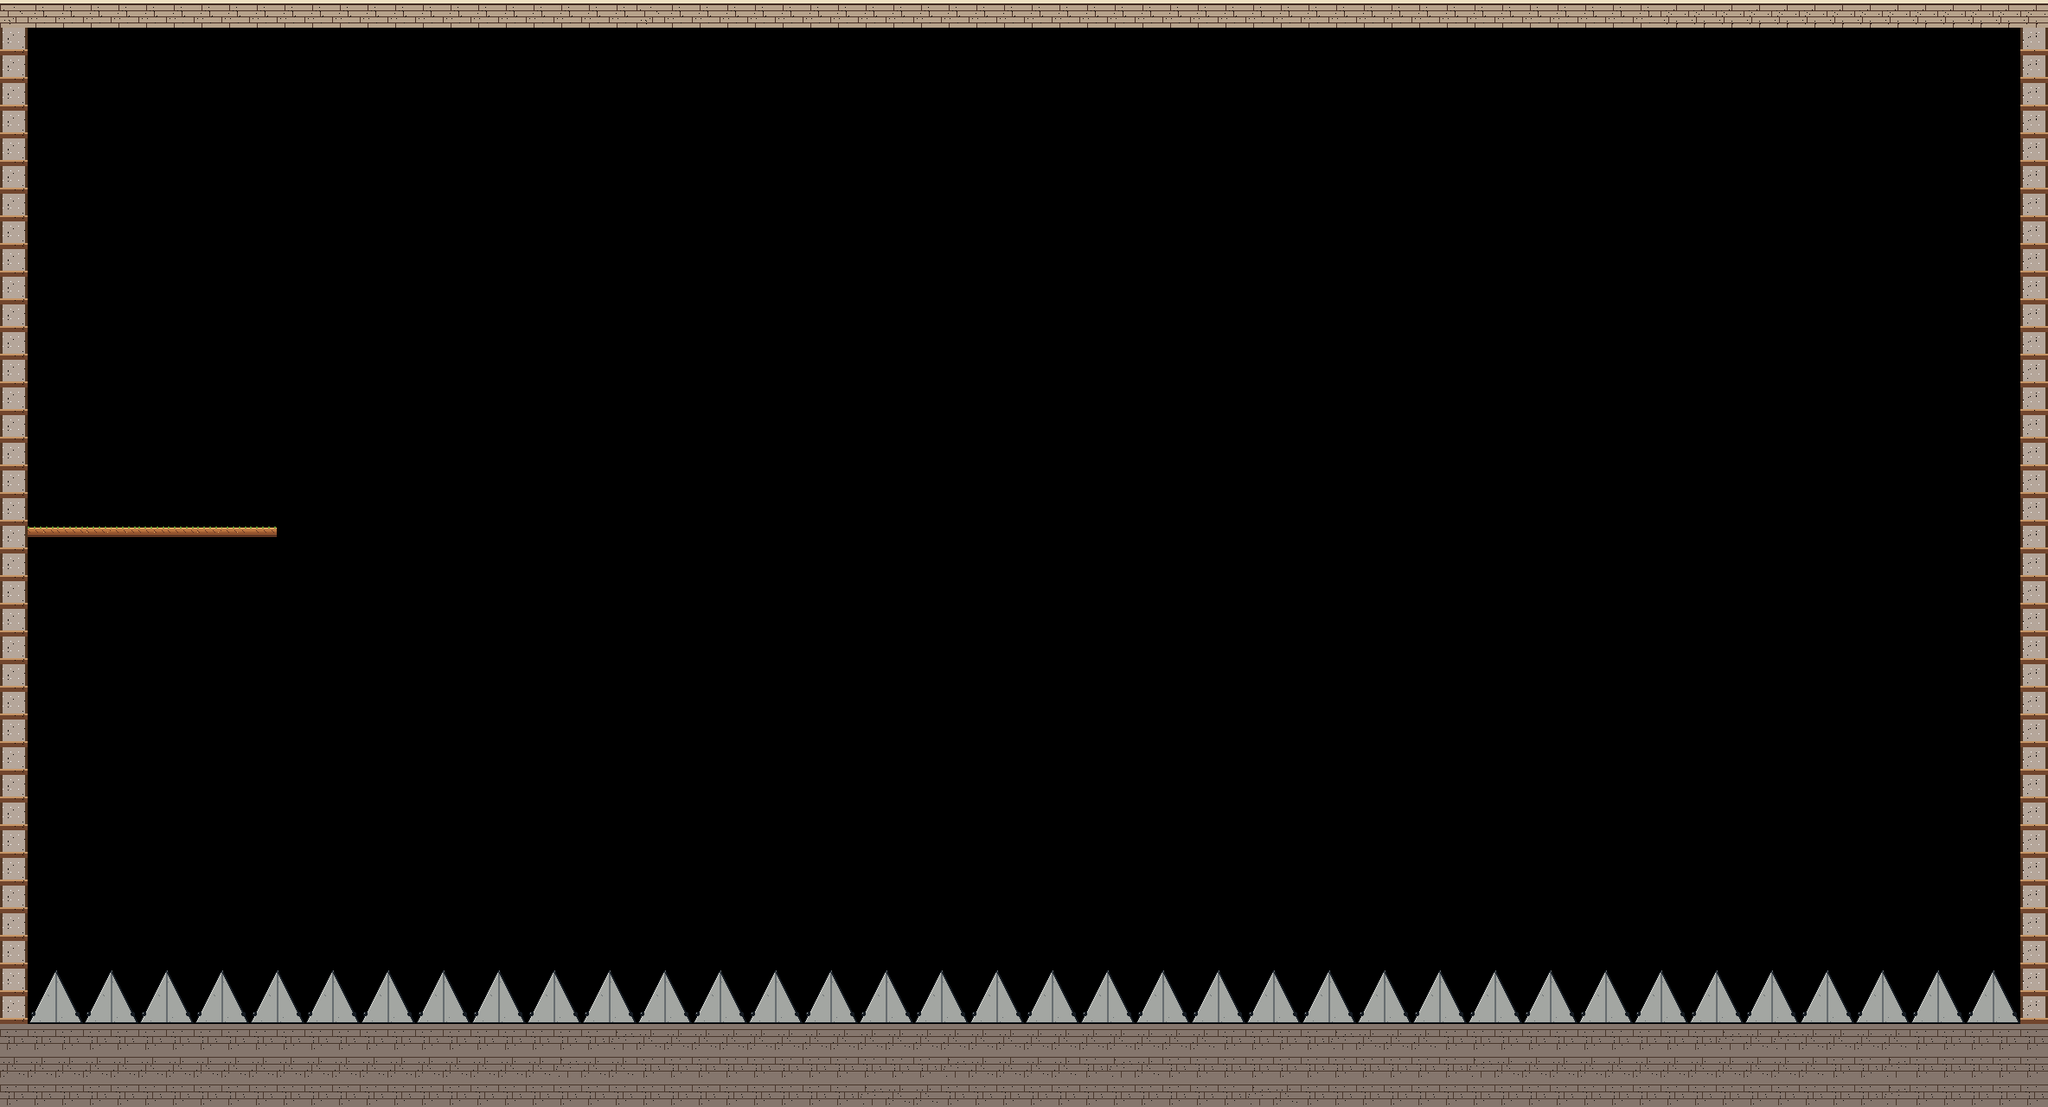

Below is a game level as drawn by its tile map, then a one-line description and the .tmx that defines it (tile-layer data replaced by summaries):
An orthogonal 74x40 tile map with 32x32 px tiles, 4 tile layers (Background, Terrain, Objects, Foreground), 4 tilesets.

<map version="1.10" tiledversion="1.12.2" orientation="orthogonal" renderorder="right-down" width="74" height="40" tilewidth="32" tileheight="32" infinite="0" nextlayerid="7" nextobjectid="19">
 <tileset firstgid="1" source="Tilesets/Kix_Tiled_32x32.tsx" />
 <tileset firstgid="55" source="Tilesets/Kix_Apartment_Facade_32x32.tsx" />
 <tileset firstgid="1591" source="Tilesets/Dajwor6_Apartment_32x32.tsx" />
 <tileset firstgid="1711" source="Tilesets/Kix_Urban_Spikes_32x32.tsx" />
 <layer id="4" name="Background" width="74" height="40">
  <data>[2960 cells, 0 non-empty, 0 distinct tile ids]</data>
 </layer>
 <layer id="1" name="Terrain" width="74" height="40">
  <properties>
   <property name="collision" value="" />
  </properties>
  <data>[2960 cells, 521 non-empty, 17 distinct tile ids]</data>
 </layer>
 <layer id="3" name="Objects" width="74" height="40">
  <data>[2960 cells, 0 non-empty, 0 distinct tile ids]</data>
 </layer>
 <objectgroup id="6" name="GamePlay" />
 <layer id="5" name="Foreground" width="74" height="40">
  <data>[2960 cells, 0 non-empty, 0 distinct tile ids]</data>
 </layer>
</map>
